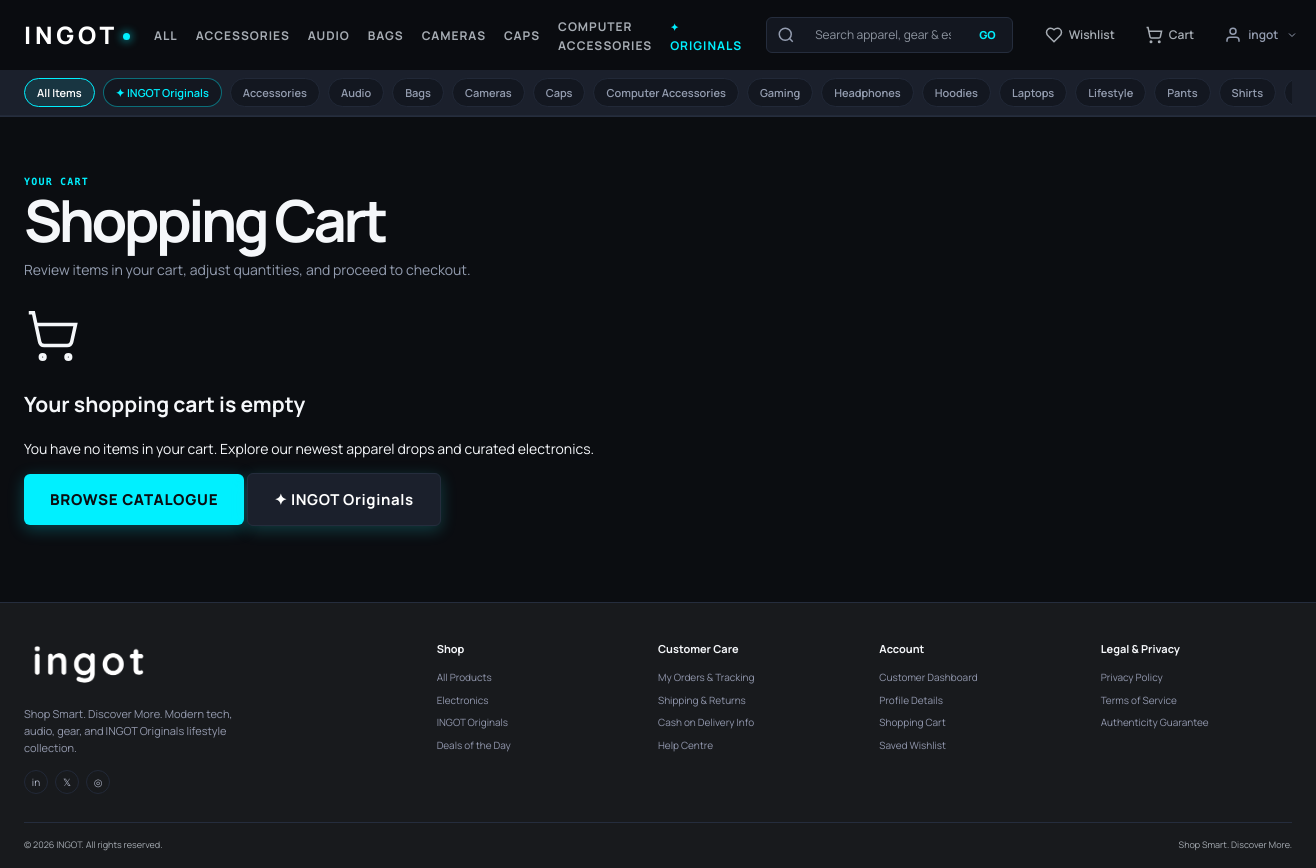
Page /cart/ (signed in) on the committed database.
### products/models.py (models this page shows, shortened)
class Category(models.Model):
    name = models.CharField(max_length=100, unique=True)
    slug = models.SlugField(max_length=120, unique=True, blank=True)
    description = models.TextField(blank=True)
    image = models.ImageField(upload_to='categories/', blank=True)
    is_ingot_original = models.BooleanField(
        default=False,
        help_text="Designates whether this category belongs to the INGOT Originals collection."
    )
    is_active = models.BooleanField(default=True)
    created_at = models.DateTimeField(auto_now_add=True)
    class Meta:
        ordering = ['name']
        verbose_name_plural = 'categories'

### cart/views.py (the view)
# urls.py: path('', views.cart_detail, name='cart_detail'),
@login_required
def cart_detail(request):
    cart = _cart_for_user(request.user)
    items = cart.items.select_related('product', 'variant', 'product__category').filter(product__is_active=True)
    total = sum((item.subtotal for item in items), Decimal('0.00'))
    return render(request, 'cart/cart.html', {'cart': cart, 'items': items, 'total': total})

### cart/views.py (called while the page is built)
def _cart_for_user(user):
    return Cart.objects.get_or_create(user=user)[0]

### cart/templates/cart/cart.html (shortened to what this page needs)
{% extends 'base.html' %}
{% load static %}
{% load currency_filters %}
{% block content %}
<section class="cart-page container">
  <div class="page-heading">
    <span class="section-eyebrow">YOUR CART</span>
    <h1 class="page-main-title">Shopping Cart</h1>
    <p class="page-lead">Review items in your cart, adjust quantities, and proceed to checkout.</p>
  </div>
  {% if items %}
    <div class="cart-layout">
      <div class="cart-items-column">
        {% for item in items %}
          <article class="cart-line-item" data-item-id="{{ item.id }}">
            <a class="cart-item-image-wrap" href="{% url 'product_detail' item.product.slug %}">
              {% if item.product.primary_image_url %}
                <img src="{{ item.product.primary_image_url }}" alt="{{ item.product.name }}">
              {% elif item.product.image %}
                <img src="{{ item.product.image.url }}" alt="{{ item.product.name }}">
              {% else %}
                <span class="cart-item-placeholder">INGOT</span>
              {% endif %}
            </a>
            <div class="cart-item-details">
              <span class="cart-item-brand">{{ item.product.brand|default:'INGOT' }}</span>
              <h2 class="cart-item-name">
                <a href="{% url 'product_detail' item.product.slug %}">{{ item.product.name }}</a>
              </h2>
              {% if item.variant_label %}
                <div class="cart-item-variant-tag">
                  <span>{{ item.variant_label }}</span>
                </div>
              {% endif %}
              <div class="cart-item-price-row">
                <strong class="item-unit-price">{{ item.unit_price|rupee }}</strong>
                {% if item.product.mrp %}
                  <del class="item-mrp">{{ item.product.mrp|rupee }}</del>
                {% elif item.product.discount_price and item.product.price > item.product.discount_price %}
                  <del class="item-mrp">{{ item.product.price|rupee }}</del>
                {% endif %}
              </div>
            </div>
            <div class="cart-item-stepper-wrap">
              <form method="post" action="{% url 'update_cart_item' item.id %}" class="cart-qty-form">
                {% csrf_token %}
                <div class="quantity-picker-ui">
                  <button name="action" value="decrease" type="submit" class="qty-btn" aria-label="Decrease quantity">&minus;</button>
                  <span class="qty-number">{{ item.quantity }}</span>
                  <button name="action" value="increase" type="submit" class="qty-btn" aria-label="Increase quantity" {% if item.quantity >= item.available_stock %}disabled{% endif %}>&plus;</button>
                </div>
              </form>
              <span class="item-stock-note">{% if item.available_stock <= 5 %}Only {{ item.available_stock }} left{% else %}In stock{% endif %}</span>
            </div>
            <div class="cart-item-subtotal-actions">
              <div class="line-subtotal-box">
                <span class="subtotal-label">Subtotal:</span>
                <strong class="cart-subtotal">{{ item.subtotal|rupee }}</strong>
              </div>
              <div class="cart-row-actions">
                <form method="post" action="{% url 'add_to_wishlist' item.product.slug %}" class="inline-action-form">
                  {% csrf_token %}
                  <input type="hidden" name="next" value="{% url 'cart_detail' %}">
                  <button class="cart-action-link wishlist-move-btn" type="submit" title="Save to wishlist">
                    <svg viewBox="0 0 24 24" fill="none" stroke="currentColor" stroke-width="2" width="14" height="14"><path d="M19 14c1.49-1.46 3-3.21 3-5.5A5.5 5.5 0 0 0 16.5 3c-1.76 0-3 .5-4.5 2-1.5-1.5-2.74-2-4.5-2A5.5 5.5 0 0 0 2 8.5c0 2.3 1.5 4.05 3 5.5l7 7Z"/></svg>
                    <span>Save for Later</span>
                  </button>
                </form>
                <form method="post" action="{% url 'remove_from_cart' item.id %}" class="inline-action-form">
                  {% csrf_token %}
                  <button class="cart-action-link remove-btn danger" type="submit" title="Remove item">
                    <svg viewBox="0 0 24 24" fill="none" stroke="currentColor" stroke-width="2" width="14" height="14"><polyline points="3 6 5 6 21 6"></polyline><path d="M19 6v14a2 2 0 0 1-2 2H7a2 2 0 0 1-2-2V6m3 0V4a2 2 0 0 1 2-2h4a2 2 0 0 1 2 2v2"></path></svg>
                    <span>Remove</span>
                  </button>
                </form>
              </div>
            </div>
          </article>
        {% endfor %}
      </div>
      <aside class="cart-summary-sidebar">
        <div class="cart-summary-card">
          <span class="section-eyebrow">ORDER SUMMARY</span>
          <div class="summary-breakdown">
            <div class="summary-line">
              <span>Subtotal ({{ cart.item_count }} item{{ cart.item_count|pluralize }})</span>
              <strong>{{ total|rupee }}</strong>
            </div>
            <div class="summary-line">
              <span>Insured Shipping</span>
              <strong class="shipping-free">Calculated at Checkout</strong>
            </div>
            <div class="summary-line tax-line">
              <span>Estimated Taxes</span>
              <span>Included</span>
            </div>
            <div class="summary-total-line">
              <span>Estimated Total</span>
              <strong class="grand-total">{{ total|rupee }}</strong>
            </div>
          </div>
          <a class="button button-cyan button-full button-checkout-cta" href="{% url 'checkout' %}">
            <span>PROCEED TO CHECKOUT</span> &rarr;
          </a>
          <a class="continue-shopping-link" href="{% url 'products' %}">&larr; Continue shopping</a>
        </div>
      </aside>
    </div>
  {% else %}
    <div class="empty-results-state empty-cart-box">
      <div class="empty-state-icon">
        <svg viewBox="0 0 24 24" fill="none" stroke="currentColor" stroke-width="1.5" width="56" height="56">
          <circle cx="8" cy="21" r="1"></circle>
          <circle cx="19" cy="21" r="1"></circle>
          <path d="M2.05 2.05h2l2.66 12.42a2 2 0 0 0 2 1.58h9.78a2 2 0 0 0 1.95-1.57l1.65-7.43H5.12"></path>
        </svg>
      </div>
      <h2 class="empty-state-title">Your shopping cart is empty</h2>
      <p class="empty-state-desc">You have no items in your cart. Explore our newest apparel drops and curated electronics.</p>
      <div class="empty-state-cta-row">
        <a class="button button-hero-primary" href="{% url 'products' %}">Browse Catalogue</a>
        <a class="button button-hero-secondary" href="{% url 'ingot_originals' %}">✦ INGOT Originals</a>
      </div>
    </div>
  {% endif %}
</section>
{% endblock %}

### templates/includes/navbar.html (shortened to what this page needs)
{% load static %}
<header class="site-header" id="site-header">
  <div class="container nav-main-wrap">
    <a class="brand" href="{% url 'home' %}" aria-label="INGOT Home">
      <div class="brand-wordmark">
        <span class="brand-title">INGOT</span>
        <span class="brand-dot"></span>
      </div>
    </a>
    <nav class="primary-nav" id="primary-nav" aria-label="Main Navigation">
      <a class="nav-cat-link {% if not selected_category and not collection and request.resolver_match.url_name == 'products' %}active{% endif %}" href="{% url 'products' %}">
        ALL
      </a>
      {% for cat in nav_categories|slice:":6" %}
        <a class="nav-cat-link {% if selected_category == cat.slug %}active{% endif %}" href="{% url 'products' %}?category={{ cat.slug }}">
          {{ cat.name|upper }}
        </a>
      {% endfor %}
      <a class="nav-cat-link nav-highlight {% if collection == 'ingot_originals' or request.resolver_match.url_name == 'ingot_originals' %}active{% endif %}" href="{% url 'ingot_originals' %}">
        <span class="cyan-bullet">✦</span> ORIGINALS
      </a>
    </nav>
    <div class="nav-search-container">
      <form action="{% url 'products' %}" method="get" class="nav-search-form" id="nav-search-form">
        <div class="nav-search-input-wrap">
          <svg class="search-glass-icon" viewBox="0 0 24 24" fill="none" stroke="currentColor" stroke-width="2" width="16" height="16" aria-hidden="true">
            <circle cx="11" cy="11" r="8"></circle>
            <path d="m21 21-4.3-4.3"></path>
          </svg>
          <input
            type="search"
            name="search"
            id="nav-search-input"
            class="nav-search-input"
            placeholder="Search apparel, gear & essentials..."
            autocomplete="off"
            value="{{ query|default:'' }}"
            aria-label="Search catalogue"
          >
          <button type="submit" class="nav-search-button" aria-label="Search">
            <span>GO</span>
          </button>
        </div>
      </form>
    </div>
    <div class="nav-actions">
      <a class="nav-action-item nav-wishlist" href="{% url 'wishlist_detail' %}" title="Wishlist" aria-label="Wishlist">
        <svg viewBox="0 0 24 24" fill="none" stroke="currentColor" stroke-width="2" width="18" height="18" aria-hidden="true">
          <path d="M19 14c1.49-1.46 3-3.21 3-5.5A5.5 5.5 0 0 0 16.5 3c-1.76 0-3 .5-4.5 2-1.5-1.5-2.74-2-4.5-2A5.5 5.5 0 0 0 2 8.5c0 2.3 1.5 4.05 3 5.5l7 7Z"></path>
        </svg>
        <span class="action-label">Wishlist</span>
      </a>
      <a class="nav-action-item nav-cart" href="{% url 'cart_detail' %}" title="Shopping Cart" aria-label="Shopping Cart">
        <svg viewBox="0 0 24 24" fill="none" stroke="currentColor" stroke-width="2" width="18" height="18" aria-hidden="true">
          <circle cx="8" cy="21" r="1"></circle>
          <circle cx="19" cy="21" r="1"></circle>
          <path d="M2.05 2.05h2l2.66 12.42a2 2 0 0 0 2 1.58h9.78a2 2 0 0 0 1.95-1.57l1.65-7.43H5.12"></path>
        </svg>
        <span class="action-label">Cart</span>
      </a>
      <div class="nav-account-dropdown-wrap" id="account-dropdown-wrap">
        {% if user.is_authenticated %}
          <button class="nav-action-item nav-account-btn" id="account-dropdown-btn" type="button" aria-expanded="false" aria-haspopup="true">
            <svg viewBox="0 0 24 24" fill="none" stroke="currentColor" stroke-width="2" width="18" height="18" aria-hidden="true">
              <path d="M20 21v-2a4 4 0 0 0-4-4H8a4 4 0 0 0-4 4v2"></path>
              <circle cx="12" cy="7" r="4"></circle>
            </svg>
            <span class="action-label">{{ user.first_name|default:user.username }}</span>
            <svg class="chevron-icon" viewBox="0 0 24 24" fill="none" stroke="currentColor" stroke-width="2" width="12" height="12"><path d="m6 9 6 6 6-6"/></svg>
          </button>
        {% endif %}
      </div>
    </div>
  </div>
  <nav class="subcategory-chips-bar" aria-label="Category Chips">
    <div class="container chips-scroll-wrap">
      <a class="chip-item {% if not selected_category and not collection %}active{% endif %}" href="{% url 'products' %}">
        All Items
      </a>
      <a class="chip-item chip-highlight {% if collection == 'ingot_originals' %}active{% endif %}" href="{% url 'ingot_originals' %}">
        ✦ INGOT Originals
      </a>
      {% for cat in nav_categories %}
        <a class="chip-item {% if selected_category == cat.slug %}active{% endif %}" href="{% url 'products' %}?category={{ cat.slug }}">
          {{ cat.name }}
        </a>
      {% endfor %}
    </div>
  </nav>
</header>

### rows in the picture
Category: name "ACCESSORIES", name "Accessories"
Category: name "AUDIO", name "Audio"
Category: name "BAGS", name "Bags"
Category: name "CAMERAS", name "Cameras"
Category: name "CAPS", name "Caps"
Category: name "COMPUTER ACCESSORIES", name "Computer Accessories"
Category: name "Gaming"
Category: name "Headphones"
Category: name "Hoodies"
Category: name "Laptops"
Category: name "Lifestyle"
Category: name "Pants"
Category: name "Shirts"

### other values in the picture
{{ user.first_name|default:user.username }} "ingot"
